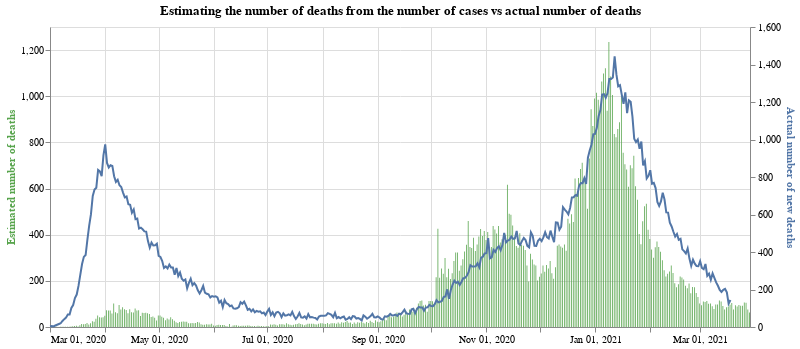

Notebook cell for this chart:
### Code cell
#collapse
base = alt.Chart(full_eng_deaths.query("date >= '2020-03-01'")).encode(x=alt.X("yearmonthdate(date):T", axis=alt.Axis(title=None))).properties(width=700, title='Estimating the number of deaths from the number of cases vs actual number of deaths')

bars = base.mark_bar(color='#57A44C').encode(
    y=alt.Y("estimateDeathsFromCases:Q", axis=alt.Axis(title='Estimated number of deaths', titleColor='#57A44C')),
    tooltip="newCases:Q"
)

line = base.mark_line(stroke='#5276A7').encode(y=alt.Y("laggedNewDeaths:Q", axis=alt.Axis(title='Actual number of new deaths', titleColor='#5276A7')))

alt.layer(bars, line).resolve_scale(y='independent')

### Figure 1 — Vega-Lite specification as saved in the notebook (floating-point values rounded to 4 significant figures; data arrays with more than 128 entries replaced by an {"elided": "..."} marker saying what was removed)
{"config": {"view": {"continuousWidth": 400, "continuousHeight": 300}}, "layer": [{"mark": {"type": "bar", "color": "#57A44C"}, "encoding": {"tooltip": {"type": "quantitative", "field": "newCases"}, "x": {"type": "temporal", "axis": {"title": null}, "field": "date", "timeUnit": "yearmonthdate"}, "y": {"type": "quantitative", "axis": {"title": "Estimated number of deaths", "titleColor": "#57A44C"}, "field": "estimateDeathsFromCases"}}, "title": "Estimating the number of deaths from the number of cases vs actual number of deaths", "width": 700}, {"mark": {"type": "line", "stroke": "#5276A7"}, "encoding": {"x": {"type": "temporal", "axis": {"title": null}, "field": "date", "timeUnit": "yearmonthdate"}, "y": {"type": "quantitative", "axis": {"title": "Actual number of new deaths", "titleColor": "#5276A7"}, "field": "laggedNewDeaths"}}, "title": "Estimating the number of deaths from the number of cases vs actual number of deaths", "width": 700}], "data": {"name": "data-6ac5e1511cebebc879d997521a797c1d"}, "resolve": {"scale": {"y": "independent"}}, "$schema": "https://vega.github.io/schema/vega-lite/v4.8.1.json", "datasets": {"data-6ac5e1511cebebc879d997521a797c1d": {"elided": "393 records"}}}
